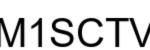

Reproduce this figure in Python.
import random
import string
from PIL import Image, ImageDraw, ImageFont, ImageFilter

def generate_captcha_text(length=6):
    return ''.join(random.choices(string.ascii_uppercase + string.digits, k=length))

def generate_captcha_image(captcha_text):
    width, height = 150, 50
    background_color = (255, 255, 255)
    font_color = (0, 0, 0)
    font_size = 40

    image = Image.new('RGB', (width, height), background_color)
    draw = ImageDraw.Draw(image)

    try:
        font = ImageFont.truetype("arial.ttf", font_size)
    except:
        font = ImageFont.load_default()

    # Use textbbox to calculate the text size and position
    bbox = draw.textbbox((0, 0), captcha_text, font=font)
    text_width = bbox[2] - bbox[0]
    text_height = bbox[3] - bbox[1]
    text_position = ((width - text_width) // 2, (height - text_height) // 2)

    draw.text(text_position, captcha_text, font=font, fill=font_color)
    image = image.filter(ImageFilter.GaussianBlur(0.5))

    return image

def save_captcha_image(image, filename='captcha.png'):
    image.save(filename)
    print(f"Captcha image saved as {filename}")

def verify_captcha():
    captcha_text = generate_captcha_text()
    print("Generated CAPTCHA text:", captcha_text)

    captcha_image = generate_captcha_image(captcha_text)
    save_captcha_image(captcha_image)

    user_input = input("Enter the CAPTCHA text shown in the image: ")

    if user_input == captcha_text:
        print("CAPTCHA verification successful!")
    else:
        print("CAPTCHA verification failed.")

if __name__ == "__main__":
    verify_captcha()
